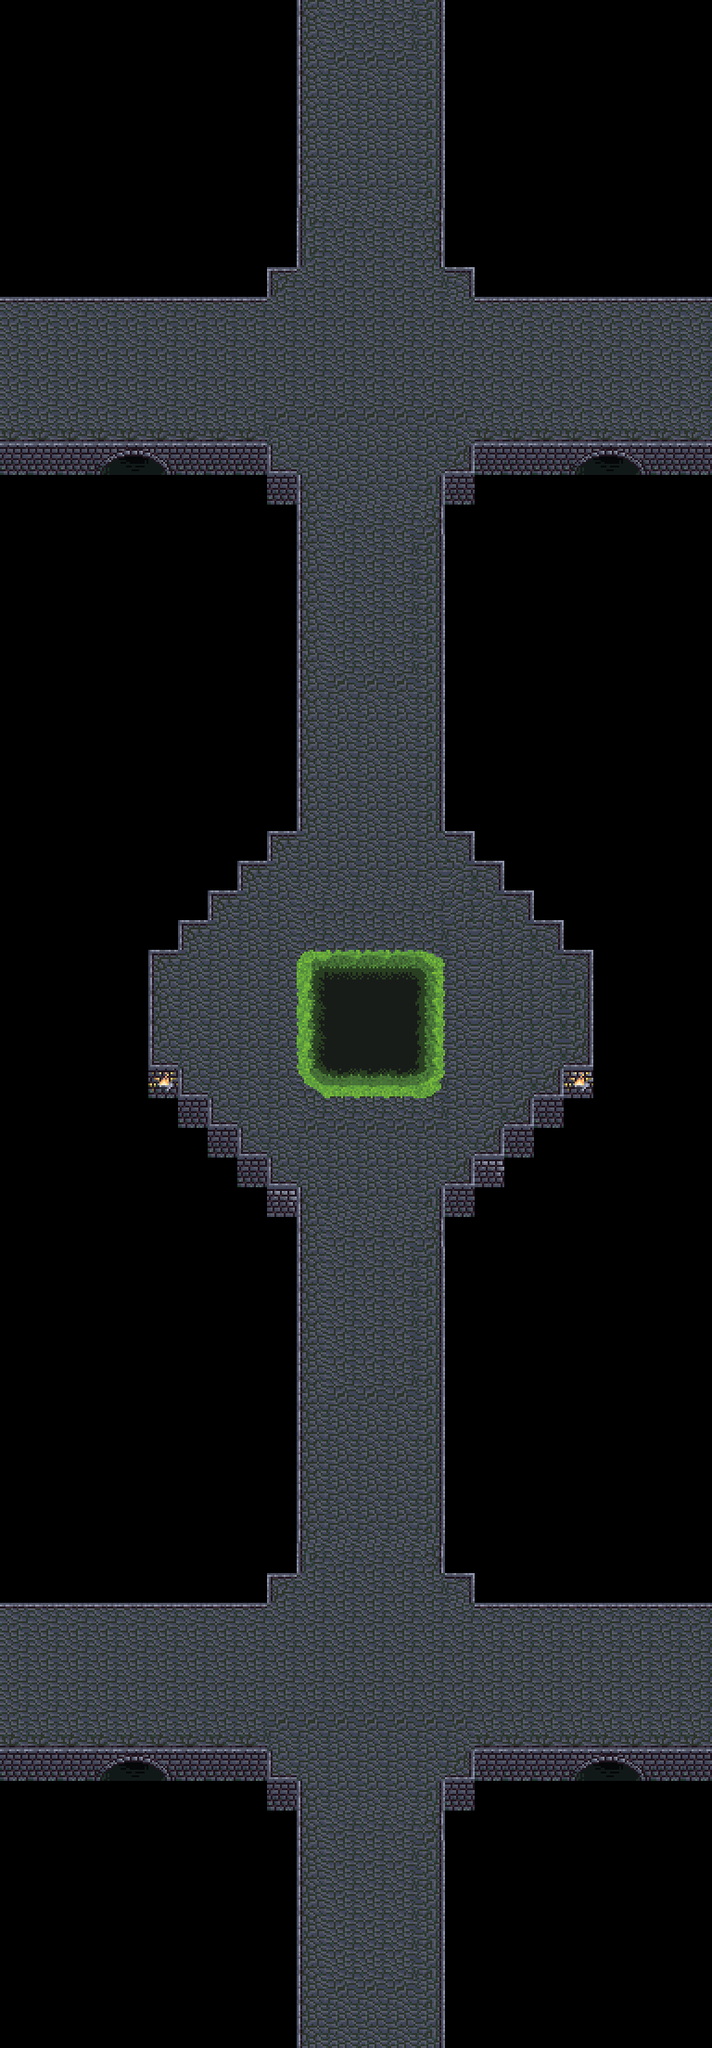

A level layout from a 2D game, rendered from its tile map. Below: a short description, then the map file with tile-grid data replaced by summaries:
An orthogonal 24x69 tile map with 32x32 px tiles, 2 tile layers (Tile Layer 1, Tile Layer 2), 5 tilesets and 28 objects.

<map version="1.10" tiledversion="1.10.1" orientation="orthogonal" renderorder="right-down" width="24" height="69" tilewidth="32" tileheight="32" infinite="0" nextlayerid="9" nextobjectid="49">
 <tileset firstgid="1" source="../tileset/prefab1.tsx" />
 <tileset firstgid="33" source="../tileset/sewer_tiles.tsx" />
 <tileset firstgid="385" source="../tileset/dungeon_tiles.tsx" />
 <tileset firstgid="937" source="../tileset/demo1.tsx" />
 <tileset firstgid="1193" source="../tileset/cave_tiles.tsx" />
 <layer id="1" name="Tile Layer 1" width="24" height="69">
  <data>[1656 cells, 1057 non-empty, 15 distinct tile ids]</data>
 </layer>
 <layer id="8" name="Tile Layer 2" width="24" height="69">
  <data>[1656 cells, 27 non-empty, 10 distinct tile ids]</data>
 </layer>
 <objectgroup id="2" name="HINT">
  <object id="1" x="320" y="0">
   <properties>
    <property name="for" value="TOP" />
    <property name="size" type="int" value="5" />
   </properties>
   <point />
  </object>
  <object id="2" x="0" y="320">
   <properties>
    <property name="for" value="LEFT" />
    <property name="size" type="int" value="5" />
   </properties>
   <point />
  </object>
  <object id="5" x="0" y="1728">
   <properties>
    <property name="for" value="LEFT" />
    <property name="size" type="int" value="5" />
   </properties>
   <point />
  </object>
  <object id="3" x="768" y="320">
   <properties>
    <property name="for" value="RIGHT" />
    <property name="size" type="int" value="5" />
   </properties>
   <point />
  </object>
  <object id="7" x="768" y="1728">
   <properties>
    <property name="for" value="RIGHT" />
    <property name="size" type="int" value="5" />
   </properties>
   <point />
  </object>
  <object id="8" x="320" y="2208">
   <properties>
    <property name="for" value="BOTTOM" />
    <property name="size" type="int" value="5" />
   </properties>
   <point />
  </object>
 </objectgroup>
 <objectgroup color="#00ff00" id="4" name="PAPERS">
  <object id="11" x="416" y="448">
   <point />
  </object>
  <object id="12" x="160" y="448">
   <point />
  </object>
  <object id="13" x="672" y="448">
   <point />
  </object>
  <object id="14" x="416" y="192">
   <point />
  </object>
  <object id="36" x="256" y="1120">
   <point />
  </object>
  <object id="37" x="576" y="1120">
   <point />
  </object>
  <object id="38" x="416" y="2144">
   <point />
  </object>
  <object id="39" x="416" y="1376">
   <point />
  </object>
  <object id="40" x="96" y="1824">
   <point />
  </object>
  <object id="41" x="672" y="1824">
   <point />
  </object>
  <object id="42" x="416" y="1536">
   <point />
  </object>
  <object id="43" x="416" y="1824">
   <point />
  </object>
  <object id="44" x="416" y="704">
   <point />
  </object>
 </objectgroup>
 <objectgroup color="#0000ff" id="5" name="PLAYERS">
  <object id="15" x="448" y="1184">
   <point />
  </object>
  <object id="16" x="352" y="1056">
   <point />
  </object>
  <object id="17" x="448" y="1120">
   <point />
  </object>
  <object id="18" x="352" y="1120">
   <point />
  </object>
  <object id="19" x="352" y="1184">
   <point />
  </object>
  <object id="20" x="448" y="1056">
   <point />
  </object>
 </objectgroup>
 <objectgroup color="#ff55ff" id="7" name="MEDKITS">
  <object id="31" x="416" y="320">
   <point />
  </object>
  <object id="46" x="416" y="1984">
   <point />
  </object>
 </objectgroup>
 <objectgroup color="#aa00ff" id="6" name="ENTRANCE">
  <object id="23" x="320" y="1024" width="160" height="160" />
 </objectgroup>
 <objectgroup color="#ff0000" id="3" name="POWERS" />
</map>
